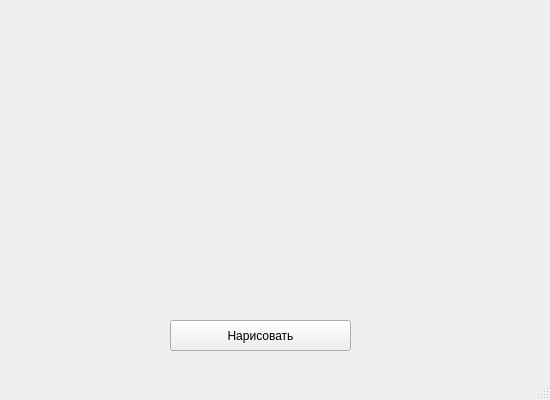
<?xml version="1.0" encoding="UTF-8"?>
<ui version="4.0">
 <class>MainWindow</class>
 <widget class="QMainWindow" name="MainWindow">
  <property name="geometry">
   <rect>
    <x>0</x>
    <y>0</y>
    <width>550</width>
    <height>400</height>
   </rect>
  </property>
  <property name="windowTitle">
   <string>MainWindow</string>
  </property>
  <widget class="QWidget" name="centralwidget">
   <widget class="QPushButton" name="pushButton">
    <property name="geometry">
     <rect>
      <x>170</x>
      <y>320</y>
      <width>181</width>
      <height>31</height>
     </rect>
    </property>
    <property name="styleSheet">
     <string notr="true">font: 12pt &quot;MS Shell Dlg 2&quot;;</string>
    </property>
    <property name="text">
     <string>Нарисовать</string>
    </property>
   </widget>
  </widget>
  <widget class="QMenuBar" name="menubar">
   <property name="geometry">
    <rect>
     <x>0</x>
     <y>0</y>
     <width>550</width>
     <height>21</height>
    </rect>
   </property>
  </widget>
  <widget class="QStatusBar" name="statusbar"/>
 </widget>
 <resources/>
 <connections/>
</ui>
